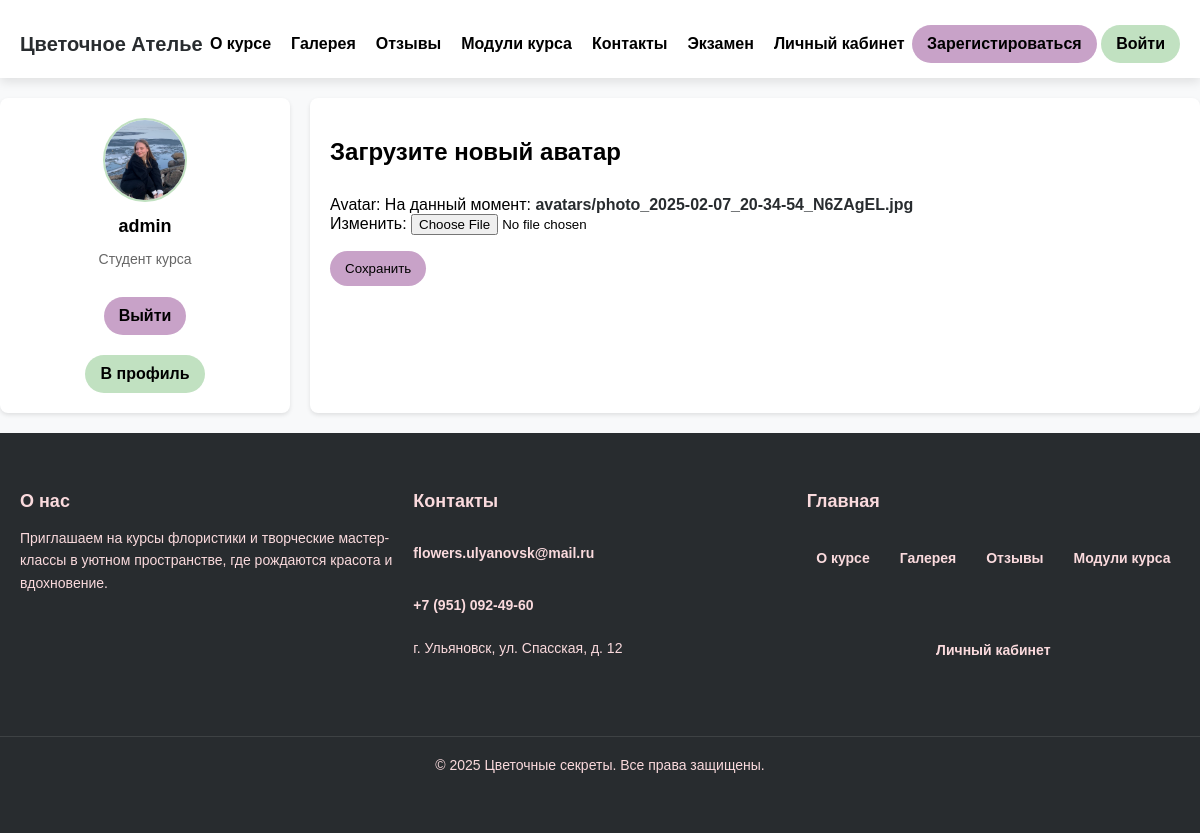
The page /user/upload-avatar/ (signed in) on the database its author committed.
### users/models.py (models this page shows, shortened)
class User(AbstractUser):
    avatar = models.ImageField(upload_to='avatars/', default='avatars/default.png')
    email = models.EmailField(verbose_name='Электронная почта', unique=True)

### users/views.py (the view)
# urls.py: path('upload-avatar/', views.upload_avatar, name='upload_avatar'),
@login_required
def upload_avatar(request):
    if request.method == 'POST':
        form = AvatarUploadForm(request.POST, request.FILES, instance=request.user)
        if form.is_valid():
            form.save()
            return redirect('users:profile')
    else:
        form = AvatarUploadForm(instance=request.user)
    return render(request, 'users/upload_avatar.html', {'form': form})

### users/forms.py
class AvatarUploadForm(forms.ModelForm):
    class Meta:
        model = User
        fields = ['avatar']

### users/templates/users/upload_avatar.html (shortened to what this page needs)
{% extends "base.html" %}
{% load static %}
{% block css_modules %}
<link rel="stylesheet" href="{% static 'deps/css/user.css' %}">
{% endblock %}
{% block profile %}
    <main class="dashboard-main">
        <aside class="sidebar">
            <div class="user-info">
                {% if user.avatar %}
                    <img src="{{ user.avatar.url }}" alt="Аватар пользователя" class="user-avatar">
                {% else %}
                    <img src="{% static 'images/default-avatar.jpg' %}" alt="Аватар по умолчанию" class="user-avatar">
                {% endif %}
                <h2 class="username">{{ user.get_full_name|default:user.username }}</h2>
                <p class="user-status">Студент курса</p>
            </div>
            <nav class="sidebar-nav">
                <a href="{% url 'users:logout' %}" class="btn btn-purple">
                     Выйти
                </a>
                <a href="{% url 'users:profile' %}" class="btn btn-green">В профиль</a>
            </nav>
        </aside>
        <section class="content">
            <h2>Загрузите новый аватар</h2>
            <form method="post" enctype="multipart/form-data" action="{% url 'users:upload_avatar' %}">
                {{ form.as_p }}
                <button type="submit" class="btn btn-purple">Сохранить</button>
            </form>
        </section>
    </main>
{% endblock %}

### static/deps/css/user.css (style rules this page uses)
:root { --primary-color: #2c3e50; --secondary-color: #f1c40f; --error-color: #e74c3c; --background-light: #f8f9fa; --text-dark: #333; --text-light: #666; --border-radius: 8px; --box-shadow: 0 2px 4px rgba(0, 0, 0, 0.1); }
body { font-family: 'Arial', sans-serif; margin: 0; padding: 0; background-color: var(--background-light); }
.dashboard-main { display: flex; max-width: 1200px; margin: 20px auto; gap: 20px; }
.sidebar { width: 250px; background-color: white; padding: 20px; border-radius: var(--border-radius); box-shadow: var(--box-shadow); }
.user-info { text-align: center; margin-bottom: 20px; }
.user-avatar { width: 80px; height: 80px; border-radius: 50%; margin-bottom: 10px; }
.username { font-size: 18px; margin: 0; }
.user-status { font-size: 14px; color: var(--text-light); }
.sidebar-nav { display: flex; flex-direction: column; gap: 10px; }
.content { flex: 1; background-color: white; padding: 20px; border-radius: var(--border-radius); box-shadow: var(--box-shadow); }
.user-avatar { width: 80px; height: 80px; border-radius: 50%; object-fit: cover; border: 2px solid #C1E1C1; }

### static/deps/css/button.css (style rules this page uses)
.btn { border: none; border-radius: 122px; color: black; text-decoration: none; text-align: center; padding: 10px 15px; }
.btn-green { background-color: #C1E1C1; }
.btn-purple { background-color:#C8A2C8 ; }

### static/deps/css/style.css (style rules this page uses)
body { margin: 0; padding: 0; font-family: 'MyFont', -apple-system, BlinkMacSystemFont, sans-serif; }
a { display: inline-block; margin-top: 10px; color: #282C2F; text-decoration: none; font-weight: bold; }
nav { display: flex; justify-content: space-between; align-items: center; max-width: 1200px; margin: auto; padding: 0 20px; }

### rows shown on the page
User: avatar (picture), get_full_name "admin"
